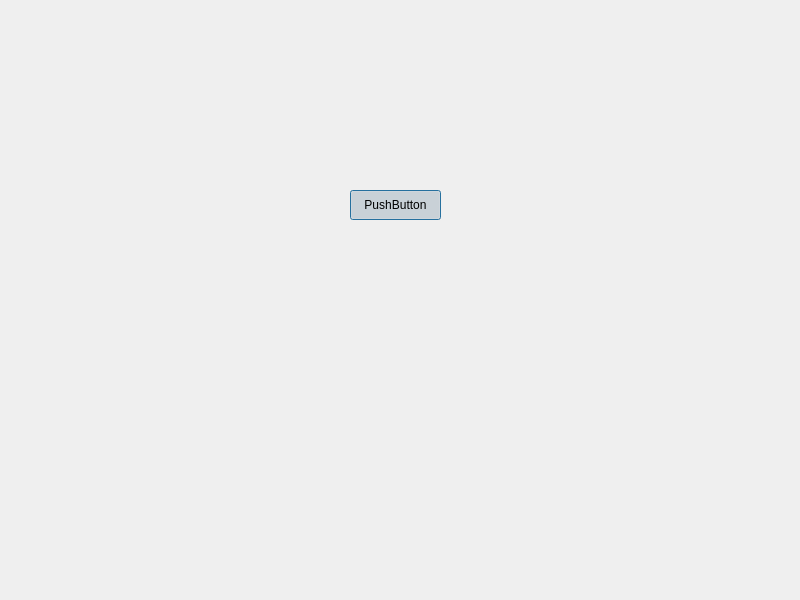
<?xml version="1.0" encoding="UTF-8"?>
<ui version="4.0">
 <class>Dialog</class>
 <widget class="QDialog" name="Dialog">
  <property name="geometry">
   <rect>
    <x>0</x>
    <y>0</y>
    <width>800</width>
    <height>600</height>
   </rect>
  </property>
  <property name="windowTitle">
   <string>Dialog</string>
  </property>
  <widget class="QPushButton" name="pushButton">
   <property name="geometry">
    <rect>
     <x>350</x>
     <y>190</y>
     <width>91</width>
     <height>30</height>
    </rect>
   </property>
   <property name="text">
    <string>PushButton</string>
   </property>
   <property name="checkable">
    <bool>true</bool>
   </property>
   <property name="checked">
    <bool>true</bool>
   </property>
  </widget>
 </widget>
 <resources/>
 <connections/>
</ui>
